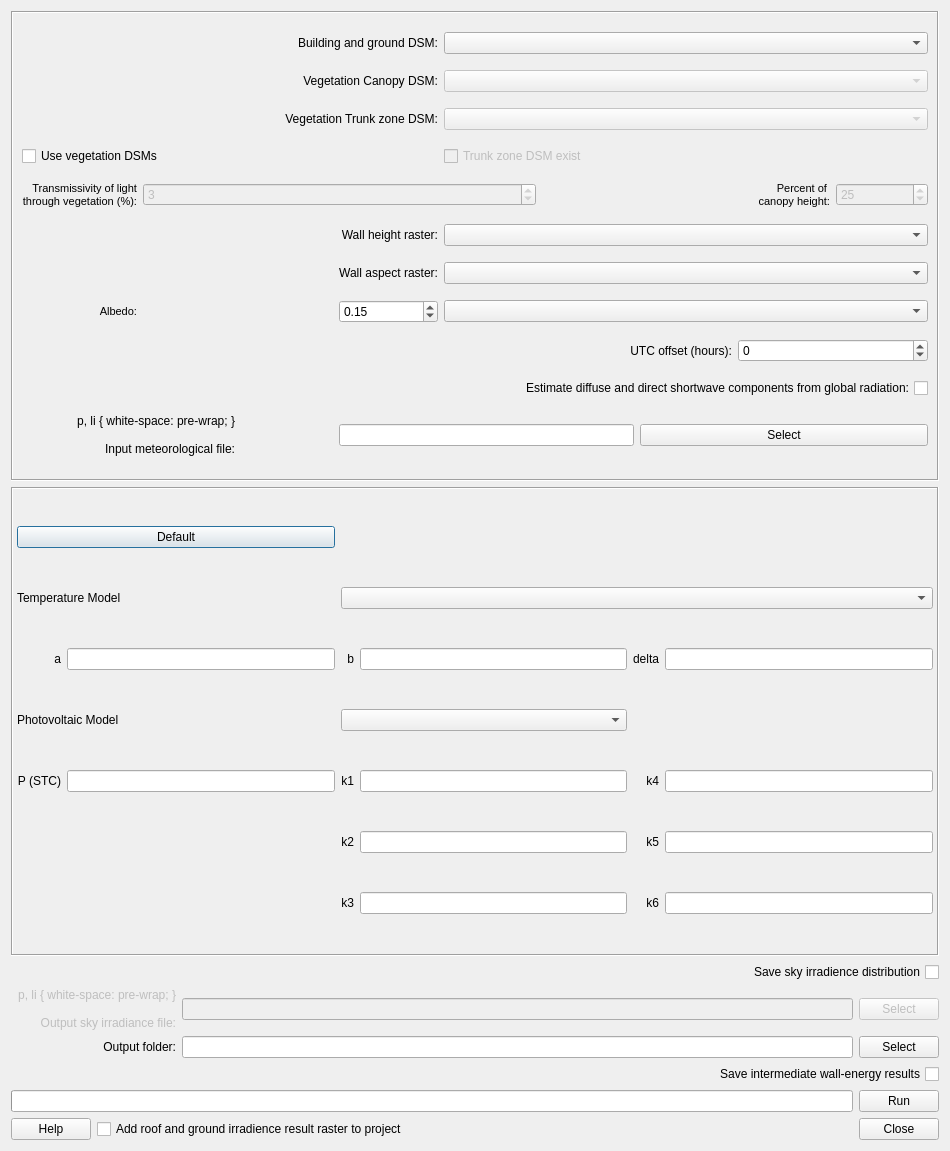
<?xml version="1.0" encoding="UTF-8"?>
<ui version="4.0">
 <class>SEBEDialogBase</class>
 <widget class="QDialog" name="SEBEDialogBase">
  <property name="geometry">
   <rect>
    <x>0</x>
    <y>0</y>
    <width>950</width>
    <height>1151</height>
   </rect>
  </property>
  <property name="windowTitle">
   <string>SEBE - Solar Energy on Building Envelopes</string>
  </property>
  <layout class="QGridLayout" name="gridLayout_2">
   <item row="1" column="0" colspan="5">
    <widget class="QFrame" name="framePV">
     <property name="frameShape">
      <enum>QFrame::Box</enum>
     </property>
     <property name="frameShadow">
      <enum>QFrame::Sunken</enum>
     </property>
     <layout class="QGridLayout" name="gridLayout_3">
      <property name="margin">
       <number>4</number>
      </property>
      <item row="4" column="2" colspan="2">
       <widget class="QComboBox" name="comboPVtech"/>
      </item>
      <item row="5" column="2">
       <widget class="QLabel" name="label_19">
        <property name="text">
         <string>k1</string>
        </property>
        <property name="alignment">
         <set>Qt::AlignRight|Qt::AlignTrailing|Qt::AlignVCenter</set>
        </property>
       </widget>
      </item>
      <item row="2" column="2" colspan="4">
       <widget class="QComboBox" name="comboPVmount"/>
      </item>
      <item row="3" column="4">
       <widget class="QLabel" name="label_17">
        <property name="text">
         <string>delta</string>
        </property>
        <property name="alignment">
         <set>Qt::AlignRight|Qt::AlignTrailing|Qt::AlignVCenter</set>
        </property>
       </widget>
      </item>
      <item row="5" column="5">
       <widget class="QLineEdit" name="lineK4"/>
      </item>
      <item row="6" column="2">
       <widget class="QLabel" name="label_20">
        <property name="text">
         <string>k2</string>
        </property>
        <property name="alignment">
         <set>Qt::AlignRight|Qt::AlignTrailing|Qt::AlignVCenter</set>
        </property>
       </widget>
      </item>
      <item row="3" column="5">
       <widget class="QLineEdit" name="lineTempD"/>
      </item>
      <item row="3" column="3">
       <widget class="QLineEdit" name="lineTempB"/>
      </item>
      <item row="6" column="4">
       <widget class="QLabel" name="label_23">
        <property name="text">
         <string>k5</string>
        </property>
        <property name="alignment">
         <set>Qt::AlignRight|Qt::AlignTrailing|Qt::AlignVCenter</set>
        </property>
       </widget>
      </item>
      <item row="5" column="0">
       <widget class="QLabel" name="label_18">
        <property name="text">
         <string>P (STC)</string>
        </property>
        <property name="alignment">
         <set>Qt::AlignRight|Qt::AlignTrailing|Qt::AlignVCenter</set>
        </property>
       </widget>
      </item>
      <item row="5" column="1">
       <widget class="QLineEdit" name="linePnom"/>
      </item>
      <item row="3" column="2">
       <widget class="QLabel" name="label_16">
        <property name="text">
         <string>b</string>
        </property>
        <property name="alignment">
         <set>Qt::AlignRight|Qt::AlignTrailing|Qt::AlignVCenter</set>
        </property>
       </widget>
      </item>
      <item row="5" column="4">
       <widget class="QLabel" name="label_22">
        <property name="text">
         <string>k4</string>
        </property>
        <property name="alignment">
         <set>Qt::AlignRight|Qt::AlignTrailing|Qt::AlignVCenter</set>
        </property>
       </widget>
      </item>
      <item row="5" column="3">
       <widget class="QLineEdit" name="lineK1"/>
      </item>
      <item row="8" column="2">
       <widget class="QLabel" name="label_21">
        <property name="text">
         <string>k3</string>
        </property>
        <property name="alignment">
         <set>Qt::AlignRight|Qt::AlignTrailing|Qt::AlignVCenter</set>
        </property>
       </widget>
      </item>
      <item row="4" column="0" colspan="2">
       <widget class="QLabel" name="label_14">
        <property name="text">
         <string>Photovoltaic Model</string>
        </property>
       </widget>
      </item>
      <item row="6" column="5">
       <widget class="QLineEdit" name="lineK5"/>
      </item>
      <item row="8" column="5">
       <widget class="QLineEdit" name="lineK6"/>
      </item>
      <item row="3" column="1">
       <widget class="QLineEdit" name="lineTempA"/>
      </item>
      <item row="6" column="3">
       <widget class="QLineEdit" name="lineK2"/>
      </item>
      <item row="8" column="3">
       <widget class="QLineEdit" name="lineK3"/>
      </item>
      <item row="0" column="0" colspan="2">
       <widget class="QPushButton" name="ButtonDefault">
        <property name="text">
         <string>Default</string>
        </property>
       </widget>
      </item>
      <item row="8" column="4">
       <widget class="QLabel" name="label_24">
        <property name="text">
         <string>k6</string>
        </property>
        <property name="alignment">
         <set>Qt::AlignRight|Qt::AlignTrailing|Qt::AlignVCenter</set>
        </property>
       </widget>
      </item>
      <item row="3" column="0">
       <widget class="QLabel" name="label_15">
        <property name="text">
         <string>a</string>
        </property>
        <property name="alignment">
         <set>Qt::AlignRight|Qt::AlignTrailing|Qt::AlignVCenter</set>
        </property>
       </widget>
      </item>
      <item row="2" column="0" colspan="2">
       <widget class="QLabel" name="label_13">
        <property name="text">
         <string>Temperature Model</string>
        </property>
       </widget>
      </item>
     </layout>
    </widget>
   </item>
   <item row="8" column="0" colspan="3">
    <widget class="QLabel" name="label_12">
     <property name="enabled">
      <bool>false</bool>
     </property>
     <property name="text">
      <string>&lt;!DOCTYPE HTML PUBLIC &quot;-//W3C//DTD HTML 4.0//EN&quot; &quot;http://www.w3.org/TR/REC-html40/strict.dtd&quot;&gt;
&lt;html&gt;&lt;head&gt;&lt;meta name=&quot;qrichtext&quot; content=&quot;1&quot; /&gt;&lt;style type=&quot;text/css&quot;&gt;
p, li { white-space: pre-wrap; }
&lt;/style&gt;&lt;/head&gt;&lt;body style=&quot; font-family:'MS Shell Dlg 2'; font-size:8pt; font-weight:400; font-style:normal;&quot;&gt;
&lt;p style=&quot; margin-top:0px; margin-bottom:0px; margin-left:0px; margin-right:0px; -qt-block-indent:0; text-indent:0px;&quot;&gt;Output sky irradiance file:&lt;/p&gt;&lt;/body&gt;&lt;/html&gt;</string>
     </property>
     <property name="alignment">
      <set>Qt::AlignRight|Qt::AlignTrailing|Qt::AlignVCenter</set>
     </property>
    </widget>
   </item>
   <item row="8" column="3">
    <widget class="QLineEdit" name="textOutputIrradience">
     <property name="enabled">
      <bool>false</bool>
     </property>
    </widget>
   </item>
   <item row="8" column="4">
    <widget class="QPushButton" name="pushButtonSaveIrradiance">
     <property name="enabled">
      <bool>false</bool>
     </property>
     <property name="text">
      <string>Select</string>
     </property>
    </widget>
   </item>
   <item row="10" column="3">
    <widget class="QLineEdit" name="textOutput"/>
   </item>
   <item row="20" column="0" colspan="4">
    <widget class="QProgressBar" name="progressBar">
     <property name="value">
      <number>0</number>
     </property>
     <property name="textVisible">
      <bool>false</bool>
     </property>
    </widget>
   </item>
   <item row="10" column="2">
    <widget class="QLabel" name="label_4">
     <property name="text">
      <string>Output folder:</string>
     </property>
     <property name="alignment">
      <set>Qt::AlignRight|Qt::AlignTrailing|Qt::AlignVCenter</set>
     </property>
    </widget>
   </item>
   <item row="20" column="4">
    <widget class="QPushButton" name="runButton">
     <property name="cursor">
      <cursorShape>ArrowCursor</cursorShape>
     </property>
     <property name="text">
      <string>Run</string>
     </property>
    </widget>
   </item>
   <item row="10" column="4">
    <widget class="QPushButton" name="pushButtonSave">
     <property name="text">
      <string>Select</string>
     </property>
    </widget>
   </item>
   <item row="21" column="0">
    <widget class="QPushButton" name="pushButtonHelp">
     <property name="text">
      <string>Help</string>
     </property>
    </widget>
   </item>
   <item row="21" column="1" colspan="3">
    <widget class="QCheckBox" name="checkBoxIntoCanvas">
     <property name="enabled">
      <bool>true</bool>
     </property>
     <property name="text">
      <string>Add roof and ground irradience result raster to project</string>
     </property>
    </widget>
   </item>
   <item row="21" column="4">
    <widget class="QPushButton" name="pushButtonClose">
     <property name="text">
      <string>Close</string>
     </property>
    </widget>
   </item>
   <item row="5" column="0" colspan="5">
    <widget class="QCheckBox" name="checkBoxUseIrradience">
     <property name="enabled">
      <bool>true</bool>
     </property>
     <property name="toolTip">
      <string>When the box is ticked in, it is possible to save the radiation distribution from the sky vault calculated from the meteorological file. See help for more details.</string>
     </property>
     <property name="layoutDirection">
      <enum>Qt::RightToLeft</enum>
     </property>
     <property name="text">
      <string>Save sky irradience distribution</string>
     </property>
    </widget>
   </item>
   <item row="11" column="0" colspan="5">
    <widget class="QCheckBox" name="checkBoxSaveIntermedi">
     <property name="toolTip">
      <string>When the box is ticked in, it is possible to save the intermediate results of the wall-energy for each time-step. This saves the data for each irradiance componenet (direct, diffuse, groud-reflected). </string>
     </property>
     <property name="layoutDirection">
      <enum>Qt::RightToLeft</enum>
     </property>
     <property name="text">
      <string>Save intermediate wall-energy results</string>
     </property>
    </widget>
   </item>
   <item row="0" column="0" colspan="5">
    <widget class="QFrame" name="frame">
     <property name="frameShape">
      <enum>QFrame::Box</enum>
     </property>
     <property name="frameShadow">
      <enum>QFrame::Sunken</enum>
     </property>
     <layout class="QGridLayout" name="gridLayout">
      <item row="4" column="1" colspan="4">
       <widget class="QSpinBox" name="spinBoxTrans">
        <property name="enabled">
         <bool>false</bool>
        </property>
        <property name="value">
         <number>3</number>
        </property>
       </widget>
      </item>
      <item row="13" column="0" colspan="9">
       <widget class="QCheckBox" name="checkBoxUseOnlyGlobal">
        <property name="enabled">
         <bool>true</bool>
        </property>
        <property name="toolTip">
         <string>Tick this in if only global radiation is present. Diffuse and direct shortwave components will then be estimated from global radiation based on the statistical model presented by Reindl et al. (1990). If air temperature and relative humidity is present, the statistical model will perform better but it is able to estimate the components using only global shortwave radiation.</string>
        </property>
        <property name="layoutDirection">
         <enum>Qt::RightToLeft</enum>
        </property>
        <property name="text">
         <string>Estimate diffuse and direct shortwave components from global radiation:</string>
        </property>
       </widget>
      </item>
      <item row="4" column="8">
       <widget class="QSpinBox" name="spinBoxTrunkHeight">
        <property name="enabled">
         <bool>false</bool>
        </property>
        <property name="toolTip">
         <string>If a trunk zone vegetation DSM is absent, this can be generated based on the height of the Canopy DSM.</string>
        </property>
        <property name="value">
         <number>25</number>
        </property>
       </widget>
      </item>
      <item row="6" column="3">
       <widget class="QLabel" name="label_10">
        <property name="text">
         <string>Wall aspect raster:</string>
        </property>
        <property name="alignment">
         <set>Qt::AlignRight|Qt::AlignTrailing|Qt::AlignVCenter</set>
        </property>
       </widget>
      </item>
      <item row="11" column="7" colspan="2">
       <widget class="QSpinBox" name="spinBoxUTC">
        <property name="enabled">
         <bool>true</bool>
        </property>
        <property name="toolTip">
         <string>Negative values for time zones west of UTC and vise versa (e.g. CET = 1)</string>
        </property>
        <property name="minimum">
         <number>-12</number>
        </property>
        <property name="maximum">
         <number>12</number>
        </property>
        <property name="value">
         <number>0</number>
        </property>
       </widget>
      </item>
      <item row="6" column="4" colspan="5">
       <widget class="QComboBox" name="comboBox_wallaspect">
        <property name="enabled">
         <bool>true</bool>
        </property>
        <property name="toolTip">
         <string>&lt;html&gt;&lt;head/&gt;&lt;body&gt;&lt;p&gt;A raster of the same size and extent as the ground and building DSM including information of the wall pixels and its aspect, i.e. angle, should be specified here. For example a wall facing towards the south has a value of 180°. Non wall pixels should be set to zero. This raster are used to estimate irradiance on building walls and can be generated using the Wall Height and Aspect plugin located at UMEP -&amp;gt; Pre-processing -&amp;gt; Urban Geometry -&amp;gt; Wall Height and Aspect.&lt;/p&gt;&lt;/body&gt;&lt;/html&gt;</string>
        </property>
       </widget>
      </item>
      <item row="14" column="0" colspan="2">
       <widget class="QLabel" name="label_9">
        <property name="text">
         <string>&lt;!DOCTYPE HTML PUBLIC &quot;-//W3C//DTD HTML 4.0//EN&quot; &quot;http://www.w3.org/TR/REC-html40/strict.dtd&quot;&gt;
&lt;html&gt;&lt;head&gt;&lt;meta name=&quot;qrichtext&quot; content=&quot;1&quot; /&gt;&lt;style type=&quot;text/css&quot;&gt;
p, li { white-space: pre-wrap; }
&lt;/style&gt;&lt;/head&gt;&lt;body style=&quot; font-family:'MS Shell Dlg 2'; font-size:8pt; font-weight:400; font-style:normal;&quot;&gt;
&lt;p style=&quot; margin-top:0px; margin-bottom:0px; margin-left:0px; margin-right:0px; -qt-block-indent:0; text-indent:0px;&quot;&gt;Input meteorological file:&lt;/p&gt;&lt;/body&gt;&lt;/html&gt;</string>
        </property>
        <property name="alignment">
         <set>Qt::AlignRight|Qt::AlignTrailing|Qt::AlignVCenter</set>
        </property>
       </widget>
      </item>
      <item row="4" column="5" colspan="3">
       <widget class="QLabel" name="label_5">
        <property name="text">
         <string>&lt;!DOCTYPE HTML PUBLIC &quot;-//W3C//DTD HTML 4.0//EN&quot; &quot;http://www.w3.org/TR/REC-html40/strict.dtd&quot;&gt;
&lt;html&gt;&lt;head&gt;&lt;meta name=&quot;qrichtext&quot; content=&quot;1&quot; /&gt;&lt;style type=&quot;text/css&quot;&gt;
p, li { white-space: pre-wrap; }
&lt;/style&gt;&lt;/head&gt;&lt;body style=&quot; font-family:'MS Shell Dlg 2'; font-size:8.25pt; font-weight:400; font-style:normal;&quot;&gt;
&lt;p style=&quot; margin-top:0px; margin-bottom:0px; margin-left:0px; margin-right:0px; -qt-block-indent:0; text-indent:0px;&quot;&gt;&lt;span style=&quot; font-size:8pt;&quot;&gt;Percent of &lt;/span&gt;&lt;/p&gt;
&lt;p style=&quot; margin-top:0px; margin-bottom:0px; margin-left:0px; margin-right:0px; -qt-block-indent:0; text-indent:0px;&quot;&gt;&lt;span style=&quot; font-size:8pt;&quot;&gt;canopy height:&lt;/span&gt;&lt;/p&gt;&lt;/body&gt;&lt;/html&gt;</string>
        </property>
        <property name="alignment">
         <set>Qt::AlignRight|Qt::AlignTrailing|Qt::AlignVCenter</set>
        </property>
       </widget>
      </item>
      <item row="11" column="5" colspan="2">
       <widget class="QLabel" name="label_7">
        <property name="text">
         <string>UTC offset (hours):</string>
        </property>
        <property name="alignment">
         <set>Qt::AlignRight|Qt::AlignTrailing|Qt::AlignVCenter</set>
        </property>
       </widget>
      </item>
      <item row="14" column="3" colspan="3">
       <widget class="QLineEdit" name="textInputMetdata"/>
      </item>
      <item row="0" column="4" colspan="5">
       <widget class="QComboBox" name="comboBox_dsm">
        <property name="enabled">
         <bool>true</bool>
        </property>
        <property name="toolTip">
         <string>A raster Digital surface Model consisting of ground and building heights</string>
        </property>
        <property name="whatsThis">
         <string>A raster Digital surface Model consisting of ground and building heights</string>
        </property>
       </widget>
      </item>
      <item row="2" column="0" colspan="4">
       <widget class="QLabel" name="label_3">
        <property name="text">
         <string>Vegetation Trunk zone DSM:</string>
        </property>
        <property name="alignment">
         <set>Qt::AlignRight|Qt::AlignTrailing|Qt::AlignVCenter</set>
        </property>
       </widget>
      </item>
      <item row="3" column="4" colspan="5">
       <widget class="QCheckBox" name="checkBoxTrunkExist">
        <property name="enabled">
         <bool>false</bool>
        </property>
        <property name="toolTip">
         <string>Tick this in if a trunk zone DSM already exist.</string>
        </property>
        <property name="text">
         <string>Trunk zone DSM exist</string>
        </property>
       </widget>
      </item>
      <item row="5" column="4" colspan="5">
       <widget class="QComboBox" name="comboBox_wallheight">
        <property name="enabled">
         <bool>true</bool>
        </property>
        <property name="toolTip">
         <string>&lt;html&gt;&lt;head/&gt;&lt;body&gt;&lt;p&gt;A raster of the same size and extent as the ground and building DSM including information of the wall pixels and its height in meters above ground should be specified here. Non wall pixels should be set to zero. This raster is used toestimate irradiance on building walls and can be generated using the Wall Height and Aspect plugin located at UMEP -&amp;gt; Pre-processing -&amp;gt; Urban Geometry -&amp;gt; Wall Height and Aspect.&lt;/p&gt;&lt;/body&gt;&lt;/html&gt;</string>
        </property>
        <property name="whatsThis">
         <string>A raster Digital surface Model consisting of ground and building heights</string>
        </property>
       </widget>
      </item>
      <item row="1" column="4" colspan="5">
       <widget class="QComboBox" name="comboBox_vegdsm">
        <property name="enabled">
         <bool>false</bool>
        </property>
        <property name="toolTip">
         <string>A raster grid consisting of heights of vegetation above ground. Should have same spatial extent and resolution as Building and Ground DSM</string>
        </property>
       </widget>
      </item>
      <item row="4" column="0">
       <widget class="QLabel" name="label_8">
        <property name="text">
         <string>&lt;!DOCTYPE HTML PUBLIC &quot;-//W3C//DTD HTML 4.0//EN&quot; &quot;http://www.w3.org/TR/REC-html40/strict.dtd&quot;&gt;
&lt;html&gt;&lt;head&gt;&lt;meta name=&quot;qrichtext&quot; content=&quot;1&quot; /&gt;&lt;style type=&quot;text/css&quot;&gt;
p, li { white-space: pre-wrap; }
&lt;/style&gt;&lt;/head&gt;&lt;body style=&quot; font-family:'MS Shell Dlg 2'; font-size:8.25pt; font-weight:400; font-style:normal;&quot;&gt;
&lt;p style=&quot; margin-top:0px; margin-bottom:0px; margin-left:0px; margin-right:0px; -qt-block-indent:0; text-indent:0px;&quot;&gt;&lt;span style=&quot; font-size:8pt;&quot;&gt;Transmissivity of light&lt;/span&gt;&lt;/p&gt;
&lt;p style=&quot; margin-top:0px; margin-bottom:0px; margin-left:0px; margin-right:0px; -qt-block-indent:0; text-indent:0px;&quot;&gt;&lt;span style=&quot; font-size:8pt;&quot;&gt;through vegetation (%):&lt;/span&gt;&lt;/p&gt;&lt;/body&gt;&lt;/html&gt;</string>
        </property>
        <property name="alignment">
         <set>Qt::AlignRight|Qt::AlignTrailing|Qt::AlignVCenter</set>
        </property>
       </widget>
      </item>
      <item row="0" column="0" colspan="4">
       <widget class="QLabel" name="label">
        <property name="text">
         <string>Building and ground DSM:</string>
        </property>
        <property name="alignment">
         <set>Qt::AlignRight|Qt::AlignTrailing|Qt::AlignVCenter</set>
        </property>
       </widget>
      </item>
      <item row="5" column="3">
       <widget class="QLabel" name="label_11">
        <property name="text">
         <string>Wall height raster:</string>
        </property>
        <property name="alignment">
         <set>Qt::AlignRight|Qt::AlignTrailing|Qt::AlignVCenter</set>
        </property>
       </widget>
      </item>
      <item row="3" column="0" colspan="2">
       <widget class="QCheckBox" name="checkBoxUseVeg">
        <property name="enabled">
         <bool>true</bool>
        </property>
        <property name="toolTip">
         <string extracomment="Tick this box if you want to include vegetation (trees and bushes) into the analysis."/>
        </property>
        <property name="text">
         <string>Use vegetation DSMs</string>
        </property>
       </widget>
      </item>
      <item row="2" column="4" colspan="5">
       <widget class="QComboBox" name="comboBox_vegdsm2">
        <property name="enabled">
         <bool>false</bool>
        </property>
        <property name="toolTip">
         <string>A raster grid consisting of heights of trunk zone (bottom of canopy) above ground. Should have same spatial extent and resolution as Building and Ground DSM</string>
        </property>
       </widget>
      </item>
      <item row="14" column="6" colspan="3">
       <widget class="QPushButton" name="pushButtonImport">
        <property name="toolTip">
         <string>&lt;html&gt;&lt;head/&gt;&lt;body&gt;&lt;p&gt;Input meteorological data specifically formatted to be used in UMEP. This specific format can be created using UMEP -&amp;gt; Pre-processing -&amp;gt; Meteorological data -&amp;gt; Prepare existing data. A yearly dataset with hourly time resolution should be used for SEBE.&lt;/p&gt;&lt;/body&gt;&lt;/html&gt;</string>
        </property>
        <property name="text">
         <string>Select</string>
        </property>
       </widget>
      </item>
      <item row="1" column="0" colspan="4">
       <widget class="QLabel" name="label_2">
        <property name="text">
         <string>Vegetation Canopy DSM:</string>
        </property>
        <property name="alignment">
         <set>Qt::AlignRight|Qt::AlignTrailing|Qt::AlignVCenter</set>
        </property>
       </widget>
      </item>
      <item row="7" column="4" colspan="5">
       <widget class="QComboBox" name="comboBox_albedo">
        <property name="toolTip">
         <string>Allows to set the reflectivity of shortwave radiation of ground/roof surfaces specified within the selected raster-layer (geo-tif). </string>
        </property>
       </widget>
      </item>
      <item row="7" column="0">
       <widget class="QLabel" name="label_6">
        <property name="text">
         <string>&lt;!DOCTYPE HTML PUBLIC &quot;-//W3C//DTD HTML 4.0//EN&quot; &quot;http://www.w3.org/TR/REC-html40/strict.dtd&quot;&gt;
&lt;html&gt;&lt;head&gt;&lt;meta name=&quot;qrichtext&quot; content=&quot;1&quot; /&gt;&lt;style type=&quot;text/css&quot;&gt;
p, li { white-space: pre-wrap; }
&lt;/style&gt;&lt;/head&gt;&lt;body style=&quot; font-family:'MS Shell Dlg 2'; font-size:8pt; font-weight:400; font-style:normal;&quot;&gt;
&lt;p style=&quot; margin-top:0px; margin-bottom:0px; margin-left:0px; margin-right:0px; -qt-block-indent:0; text-indent:0px;&quot;&gt;Albedo:&lt;/p&gt;&lt;/body&gt;&lt;/html&gt;</string>
        </property>
        <property name="alignment">
         <set>Qt::AlignRight|Qt::AlignTrailing|Qt::AlignVCenter</set>
        </property>
       </widget>
      </item>
      <item row="7" column="3">
       <widget class="QDoubleSpinBox" name="doubleSpinBoxAlbedo">
        <property name="toolTip">
         <string>This parameter specifies the reflectivity of shortwave radiation of all surfaces (ground, roofs, walls and vegetation)</string>
        </property>
        <property name="decimals">
         <number>2</number>
        </property>
        <property name="maximum">
         <double>1.000000000000000</double>
        </property>
        <property name="singleStep">
         <double>0.010000000000000</double>
        </property>
        <property name="value">
         <double>0.150000000000000</double>
        </property>
       </widget>
      </item>
     </layout>
    </widget>
   </item>
  </layout>
  <zorder>frame</zorder>
  <zorder>pushButtonSave</zorder>
  <zorder>pushButtonClose</zorder>
  <zorder>checkBoxIntoCanvas</zorder>
  <zorder>textOutput</zorder>
  <zorder>runButton</zorder>
  <zorder>progressBar</zorder>
  <zorder>pushButtonHelp</zorder>
  <zorder>label_12</zorder>
  <zorder>pushButtonSaveIrradiance</zorder>
  <zorder>textOutputIrradience</zorder>
  <zorder>checkBoxUseIrradience</zorder>
  <zorder>label_4</zorder>
  <zorder>framePV</zorder>
  <zorder>checkBoxSaveIntermedi</zorder>
 </widget>
 <resources/>
 <connections>
  <connection>
   <sender>checkBoxUseVeg</sender>
   <signal>toggled(bool)</signal>
   <receiver>comboBox_vegdsm</receiver>
   <slot>setEnabled(bool)</slot>
   <hints>
    <hint type="sourcelabel">
     <x>104</x>
     <y>108</y>
    </hint>
    <hint type="destinationlabel">
     <x>304</x>
     <y>56</y>
    </hint>
   </hints>
  </connection>
  <connection>
   <sender>checkBoxUseVeg</sender>
   <signal>toggled(bool)</signal>
   <receiver>checkBoxTrunkExist</receiver>
   <slot>setEnabled(bool)</slot>
   <hints>
    <hint type="sourcelabel">
     <x>30</x>
     <y>110</y>
    </hint>
    <hint type="destinationlabel">
     <x>478</x>
     <y>114</y>
    </hint>
   </hints>
  </connection>
  <connection>
   <sender>checkBoxUseVeg</sender>
   <signal>toggled(bool)</signal>
   <receiver>spinBoxTrans</receiver>
   <slot>setEnabled(bool)</slot>
   <hints>
    <hint type="sourcelabel">
     <x>48</x>
     <y>114</y>
    </hint>
    <hint type="destinationlabel">
     <x>293</x>
     <y>143</y>
    </hint>
   </hints>
  </connection>
  <connection>
   <sender>checkBoxUseVeg</sender>
   <signal>toggled(bool)</signal>
   <receiver>spinBoxTrunkHeight</receiver>
   <slot>setEnabled(bool)</slot>
   <hints>
    <hint type="sourcelabel">
     <x>49</x>
     <y>112</y>
    </hint>
    <hint type="destinationlabel">
     <x>484</x>
     <y>143</y>
    </hint>
   </hints>
  </connection>
  <connection>
   <sender>checkBoxTrunkExist</sender>
   <signal>toggled(bool)</signal>
   <receiver>comboBox_vegdsm2</receiver>
   <slot>setEnabled(bool)</slot>
   <hints>
    <hint type="sourcelabel">
     <x>381</x>
     <y>110</y>
    </hint>
    <hint type="destinationlabel">
     <x>379</x>
     <y>90</y>
    </hint>
   </hints>
  </connection>
  <connection>
   <sender>checkBoxTrunkExist</sender>
   <signal>toggled(bool)</signal>
   <receiver>spinBoxTrunkHeight</receiver>
   <slot>setDisabled(bool)</slot>
   <hints>
    <hint type="sourcelabel">
     <x>484</x>
     <y>114</y>
    </hint>
    <hint type="destinationlabel">
     <x>484</x>
     <y>143</y>
    </hint>
   </hints>
  </connection>
  <connection>
   <sender>checkBoxUseIrradience</sender>
   <signal>toggled(bool)</signal>
   <receiver>pushButtonSaveIrradiance</receiver>
   <slot>setEnabled(bool)</slot>
   <hints>
    <hint type="sourcelabel">
     <x>441</x>
     <y>313</y>
    </hint>
    <hint type="destinationlabel">
     <x>463</x>
     <y>333</y>
    </hint>
   </hints>
  </connection>
  <connection>
   <sender>checkBoxUseIrradience</sender>
   <signal>toggled(bool)</signal>
   <receiver>textOutputIrradience</receiver>
   <slot>setEnabled(bool)</slot>
   <hints>
    <hint type="sourcelabel">
     <x>492</x>
     <y>313</y>
    </hint>
    <hint type="destinationlabel">
     <x>344</x>
     <y>328</y>
    </hint>
   </hints>
  </connection>
  <connection>
   <sender>checkBoxUseIrradience</sender>
   <signal>toggled(bool)</signal>
   <receiver>label_12</receiver>
   <slot>setEnabled(bool)</slot>
   <hints>
    <hint type="sourcelabel">
     <x>481</x>
     <y>313</y>
    </hint>
    <hint type="destinationlabel">
     <x>132</x>
     <y>344</y>
    </hint>
   </hints>
  </connection>
  <connection>
   <sender>pushButtonClose</sender>
   <signal>clicked()</signal>
   <receiver>SEBEDialogBase</receiver>
   <slot>accept()</slot>
   <hints>
    <hint type="sourcelabel">
     <x>456</x>
     <y>427</y>
    </hint>
    <hint type="destinationlabel">
     <x>251</x>
     <y>223</y>
    </hint>
   </hints>
  </connection>
 </connections>
</ui>
